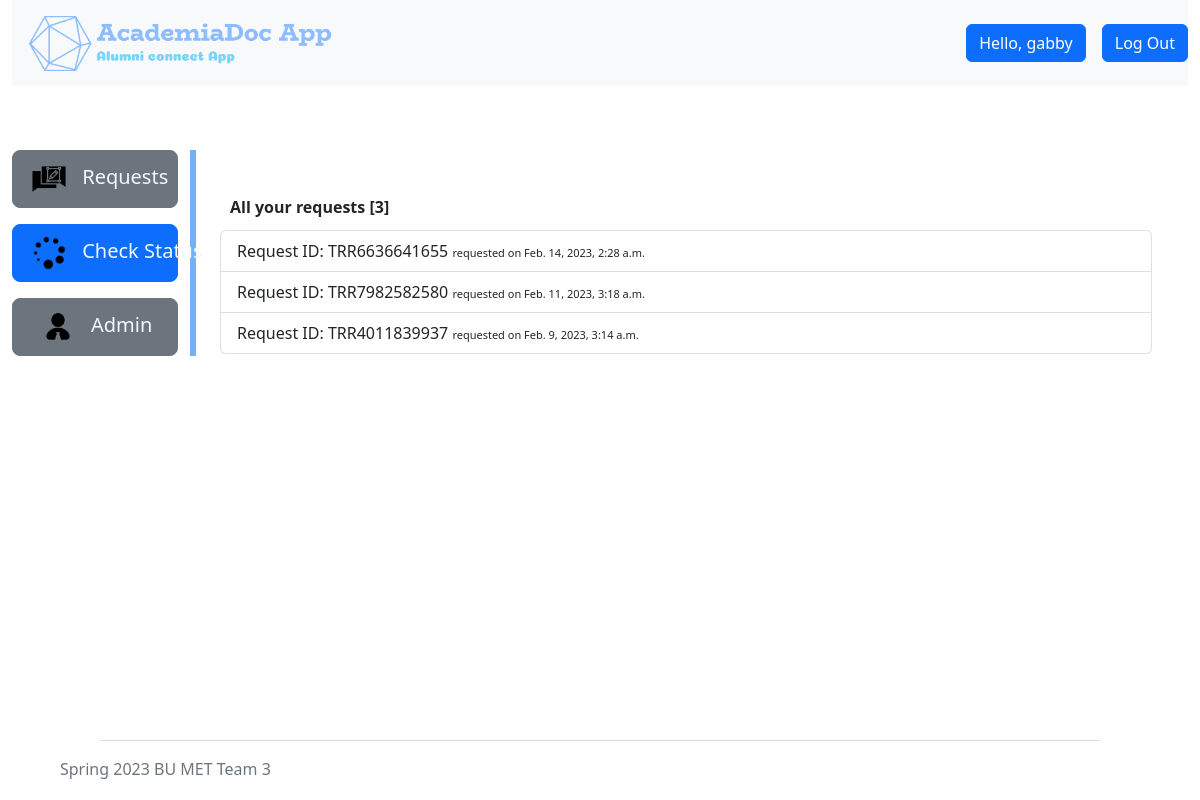
/status/ (signed in), run on an earlier commit of the app's database.
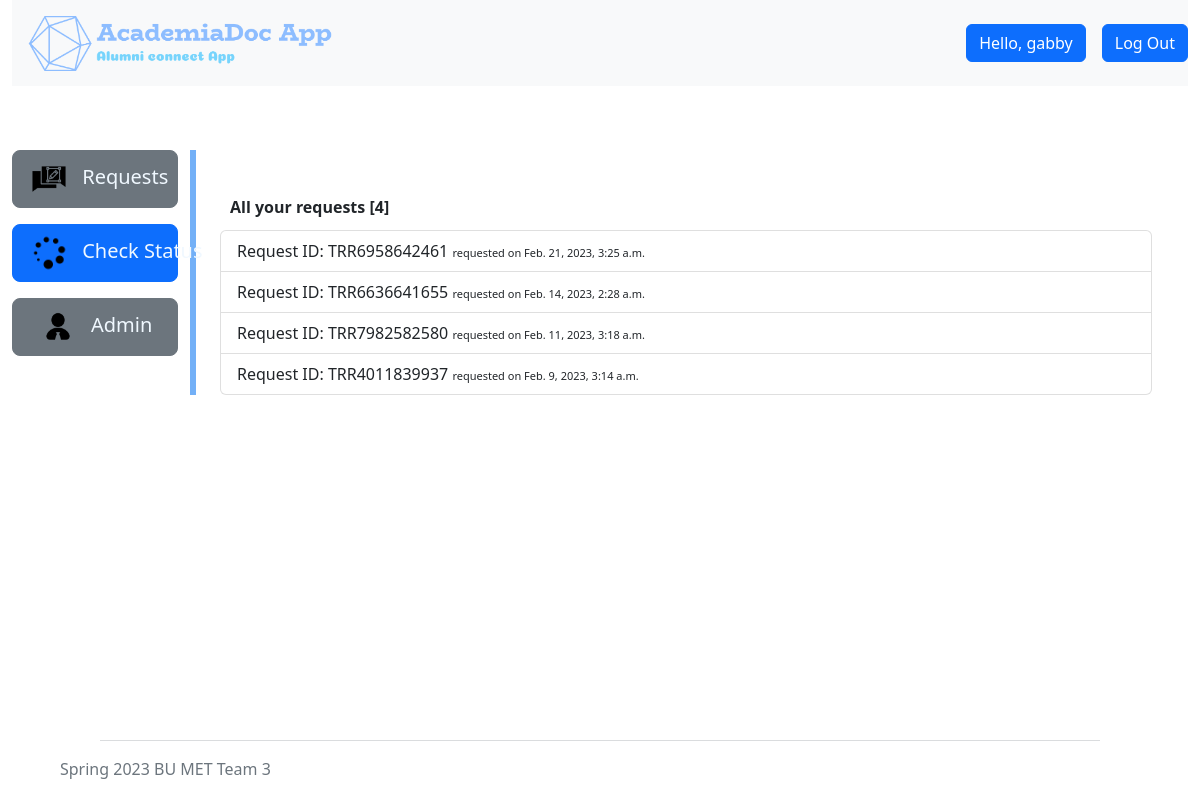
And on a later commit of the database.
### academiadocapp/models.py (models this page shows, shortened)
class Requests(models.Model):
    def create_new_ref_no():
        not_unique = True
        while not_unique:
            unique_ref = random.randint(1000000000, 9999999999)
            if not Requests.objects.filter(reference=unique_ref):
                not_unique = False
        return str(unique_ref)
    STATUS = [
        ('SU', 'Submitted'),
        ('AP', 'Approved'),
        ('PR', 'Processed'),
        ('CO', 'Completed'),
        ('CL', 'Closed'),
    ]
    PURPOSE = [
        ('PE', 'Personal'),
        ('OF', 'Official'),
    ]
    creator = models.ForeignKey(settings.AUTH_USER_MODEL, on_delete=models.CASCADE)
    reference = models.CharField(max_length=10, blank=True, unique=True, default=create_new_ref_no)
    delivery_email = models.EmailField(max_length=254)
    purpose = models.CharField(max_length=2, choices=PURPOSE, default='OF',)
    agreement = models.BooleanField()
    status = models.CharField(max_length=2, choices=STATUS, default='SU', )
    date = models.DateTimeField(auto_now_add=True)
    approve_date = models.DateTimeField(blank=True, null=True)
    process_date = models.DateTimeField(blank=True, null=True)
    complete_date = models.DateTimeField(blank=True, null=True)
    close_date = models.DateTimeField(blank=True, null=True)
    pdf_file = models.FileField(upload_to='pdfs/', blank=True, null=True)
    class Meta:
        ordering = ['-date']

### academiadocapp/views.py (the view)
# urls.py: path('status/', views.status, name='status'),
@login_required
def status(request):
    user = request.user
    transcript_requests = Requests.objects.filter(creator=user).all()
    count = Requests.objects.filter(creator=user).count()
    context = {
        'requests' : transcript_requests,
        'count' : count
    }
    return render(request, "academiadocapp/status.html", context)

### academiadocapp/templates/academiadocapp/status.html (shortened to what this page needs)
{% extends "base.html" %} {% load static %} {% block content %}
<div class="row" style="margin-top: 4rem">
  <div class="col-2" style="border-right: 6px solid rgb(115, 176, 247)">
    <div class="d-flex flex-column">
      <div>
        <button
          class="btn btn-secondary btn-lg"
          style="width: -webkit-fill-available"
        >
          <div class="d-none d-lg-block">
            <a
              class="text-decoration-none hidden-sm"
              href="{% url 'transcript' %}"
              style="color: aliceblue; white-space: nowrap"
            >
              <img
                class="pe-2"
                src="{% static 'icons/request.png' %}"
                alt="request"
                height="40"
              />
              Requests
            </a>
          </div>
        </button>
      </div>
      <div style="padding-top: 1rem">
        <button
          class="btn btn-primary btn-lg"
          style="width: -webkit-fill-available"
        >
          <div class="d-none d-lg-block">
            <a
              class="text-decoration-none hidden-sm"
              href="{% url 'status' %}"
              style="color: aliceblue; white-space: nowrap"
            >
              <img
                class="pe-2"
                src="{% static 'icons/status.png' %}"
                alt=""
                height="40"
              />
              Check Status
            </a>
          </div>
        </button>
      </div>
      {% if request.user.is_staff %}
      <div style="padding-top: 1rem">
        <button
          class="btn btn-secondary btn-lg"
          style="width: -webkit-fill-available"
        >
          <div class="d-none d-lg-block">
            <a
              class="text-decoration-none hidden-sm"
              href="{% url 'admin-page' %}"
              style="color: aliceblue; white-space: nowrap"
            >
              <img
                class="pe-2"
                src="{% static 'icons/admin.png' %}"
                alt=""
                height="40"
              />
              Admin
            </a>
          </div>
        </button>
      </div>
      {% endif %}
    </div>
  </div>
  <div class="col-10">
    <div class="container">
      <div class="row mt-5">
        <div class="col-md-12">
          <div>
            <div
              class="d-flex flex-row justify-content-between align-items-center order"
            >
                <h6 style="font-weight: bold; padding: 0px 0px 5px 10px;">All your requests [{{ count }}]</h4>
            </div>
            <div class="list-group">
                {% for request in requests %}
              <a id="request-{{ request.id }}" onclick="show_details(event, {{ request.id }})" class="list-group-item list-group-item-action request-item">
                Request ID: TRR{{ request.reference }} <span class="date">requested on {{ request.date }}</span>
              </a>
              {% endfor %}
            </div>
          </div>
        </div>
      </div>
    </div>
  </div>
</div>
{% endblock %}

What changed in the data, as far as the page shows it:
added Requests: reference "6958642461", date "Feb. 21, 2023, 3:25 a.m."
Also different on the page:
{{ count }}: "3" → "4"
